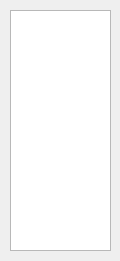
<?xml version="1.0" encoding="UTF-8"?>
<ui version="4.0">
 <class>AttributeReorderWIN</class>
 <widget class="QMainWindow" name="AttributeReorderWIN">
  <property name="geometry">
   <rect>
    <x>0</x>
    <y>0</y>
    <width>120</width>
    <height>261</height>
   </rect>
  </property>
  <property name="windowTitle">
   <string>Object Creator</string>
  </property>
  <widget class="QWidget" name="centralwidget">
   <widget class="QListWidget" name="ScrollListAttrReor">
    <property name="geometry">
     <rect>
      <x>10</x>
      <y>10</y>
      <width>101</width>
      <height>241</height>
     </rect>
    </property>
    <property name="editTriggers">
     <set>QAbstractItemView::DoubleClicked|QAbstractItemView::EditKeyPressed</set>
    </property>
    <property name="dragEnabled">
     <bool>true</bool>
    </property>
    <property name="dragDropMode">
     <enum>QAbstractItemView::InternalMove</enum>
    </property>
    <property name="selectionMode">
     <enum>QAbstractItemView::MultiSelection</enum>
    </property>
    <property name="selectionBehavior">
     <enum>QAbstractItemView::SelectItems</enum>
    </property>
    <property name="movement">
     <enum>QListView::Snap</enum>
    </property>
   </widget>
  </widget>
 </widget>
 <resources/>
 <connections/>
</ui>
